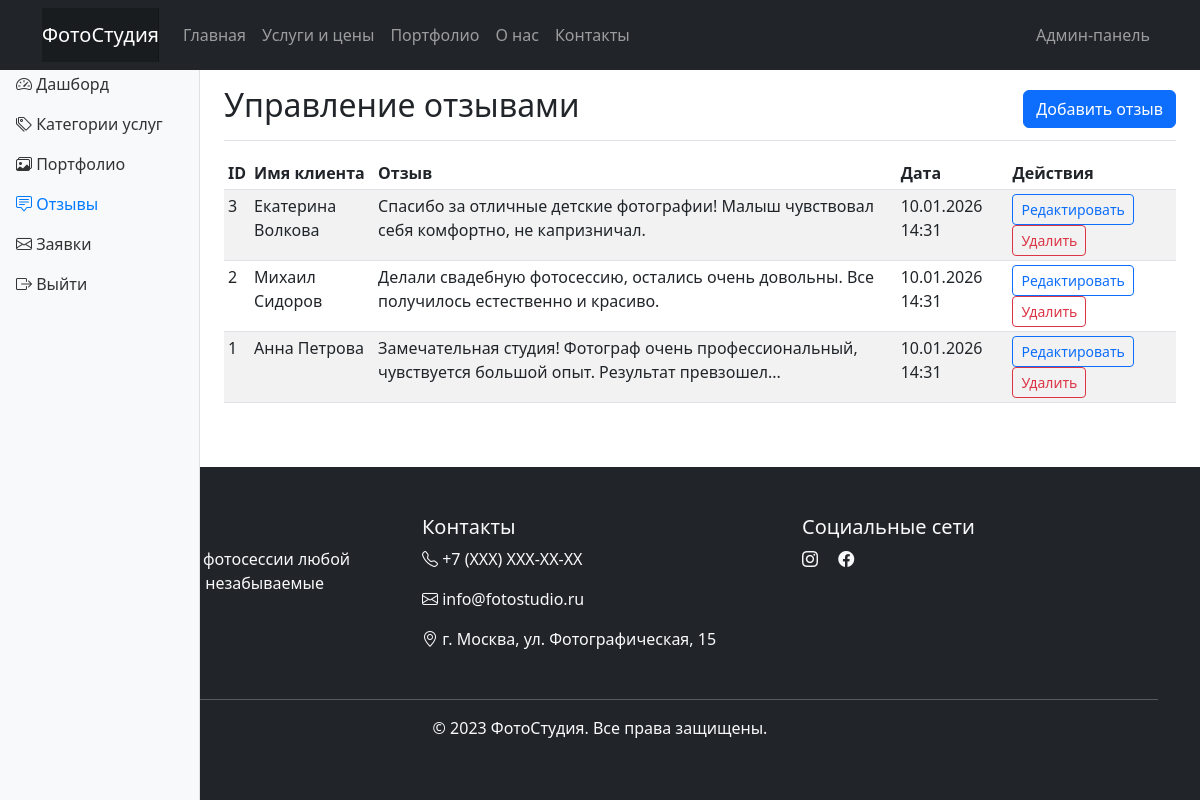
Screenshot of /admin/reviews (signed in) with the database file from the repository.
### app.py (models this page shows)
class Review(db.Model):
    id = db.Column(db.Integer, primary_key=True)
    client_name = db.Column(db.String(100), nullable=False)
    text = db.Column(db.Text, nullable=False)
    date = db.Column(db.DateTime, default=datetime.utcnow)

### app.py (the view)
@app.route('/admin/reviews')
def admin_reviews():
    if not session.get('admin_logged_in'):
        return redirect(url_for('admin_login'))
    reviews = Review.query.order_by(Review.date.desc()).all()
    return render_template('admin/reviews.html', reviews=reviews)

### templates/admin/reviews.html (shortened to what this page needs)
{% extends "admin/dashboard.html" %}
{% block content %}
<div class="container-fluid">
    <div class="row">
        <nav class="col-md-3 col-lg-2 d-md-block bg-light sidebar collapse">
            <div class="position-sticky pt-3">
                <ul class="nav flex-column">
                    <li class="nav-item">
                        <a class="nav-link" href="{{ url_for('admin_dashboard') }}">
                            <i class="bi bi-speedometer2"></i> Дашборд
                        </a>
                    </li>
                    <li class="nav-item">
                        <a class="nav-link" href="{{ url_for('admin_categories') }}">
                            <i class="bi bi-tags"></i> Категории услуг
                        </a>
                    </li>
                    <li class="nav-item">
                        <a class="nav-link" href="{{ url_for('admin_portfolio') }}">
                            <i class="bi bi-images"></i> Портфолио
                        </a>
                    </li>
                    <li class="nav-item">
                        <a class="nav-link active" href="{{ url_for('admin_reviews') }}">
                            <i class="bi bi-chat-square-text"></i> Отзывы
                        </a>
                    </li>
                    <li class="nav-item">
                        <a class="nav-link" href="{{ url_for('admin_requests') }}">
                            <i class="bi bi-envelope"></i> Заявки
                        </a>
                    </li>
                    <li class="nav-item">
                        <a class="nav-link" href="{{ url_for('admin_logout') }}">
                            <i class="bi bi-box-arrow-right"></i> Выйти
                        </a>
                    </li>
                </ul>
            </div>
        </nav>
        <main class="col-md-9 ms-sm-auto col-lg-10 px-md-4">
            <div class="d-flex justify-content-between flex-wrap flex-md-nowrap align-items-center pt-3 pb-2 mb-3 border-bottom">
                <h1 class="h2">Управление отзывами</h1>
                <a href="{{ url_for('admin_add_review') }}" class="btn btn-primary">Добавить отзыв</a>
            </div>
            {% if reviews %}
            <div class="table-responsive">
                <table class="table table-striped table-sm">
                    <thead>
                        <tr>
                            <th>ID</th>
                            <th>Имя клиента</th>
                            <th>Отзыв</th>
                            <th>Дата</th>
                            <th>Действия</th>
                        </tr>
                    </thead>
                    <tbody>
                        {% for review in reviews %}
                        <tr>
                            <td>{{ review.id }}</td>
                            <td>{{ review.client_name }}</td>
                            <td>{{ review.text[:100] }}{% if review.text|length > 100 %}...{% endif %}</td>
                            <td>{{ review.date.strftime('%d.%m.%Y %H:%M') }}</td>
                            <td>
                                <a href="{{ url_for('admin_edit_review', id=review.id) }}" class="btn btn-sm btn-outline-primary">Редактировать</a>
                                <form method="POST" action="{{ url_for('admin_delete_review', id=review.id) }}" style="display: inline;" onsubmit="return confirm('Вы уверены, что хотите удалить этот отзыв?')">
                                    <button type="submit" class="btn btn-sm btn-outline-danger">Удалить</button>
                                </form>
                            </td>
                        </tr>
                        {% endfor %}
                    </tbody>
                </table>
            </div>
            {% else %}
            <p>Нет отзывов. <a href="{{ url_for('admin_add_review') }}">Добавить первый отзыв</a></p>
            {% endif %}
        </main>
    </div>
</div>
{% endblock %}

### static/css/style.css (style rules this page uses)
.btn { transition: all 0.2s ease-in-out; }

### templates/admin/dashboard.html (style rules this page uses)
.sidebar { position: fixed; top: 0; bottom: 0; left: 0; z-index: 100; padding: 48px 0 0; box-shadow: inset -1px 0 0 rgba(0, 0, 0, .1); }
.sidebar .nav-link { font-weight: 500; color: #333; }
.sidebar .nav-link.active { color: #007bff; }

### rows the page displays
Review: id "3", client_name "Екатерина Волкова", text "Спасибо за отличные детские фотографии! Малыш чувствовал себя комфортно, не капризничал.", date "10.01.2026 14:31"
Review: id "2", client_name "Михаил Сидоров", text "Делали свадебную фотосессию, остались очень довольны. Все получилось естественно и красиво.", date "10.01.2026 14:31"
Review: id "1", client_name "Анна Петрова", text "Замечательная студия! Фотограф очень профессиональный, чувствуется большой опыт. Результат превзошел", date "10.01.2026 14:31"
